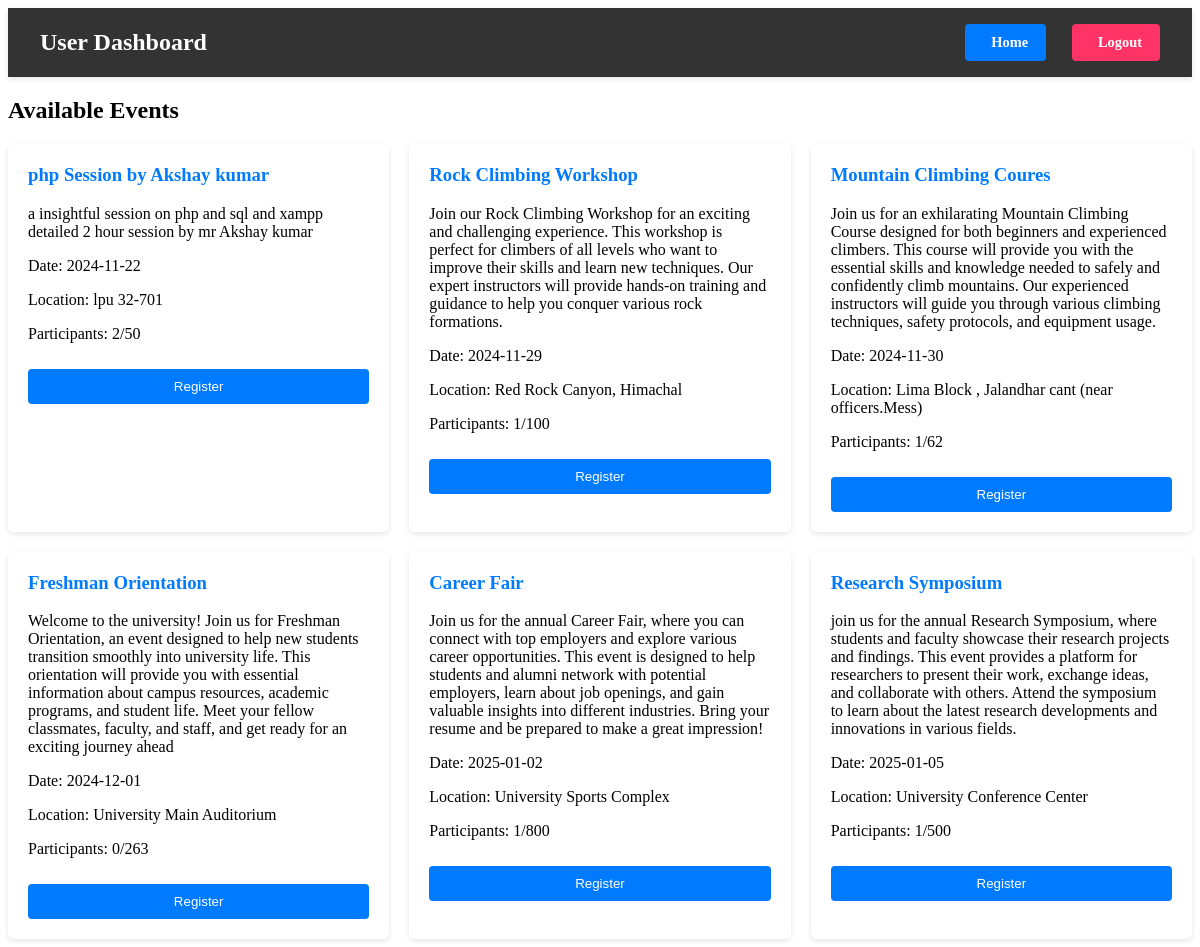
The page /user/dashboard.php (signed in) on the database its author committed.
### tables this page shows
CREATE TABLE `events` (
  `id` int(11) NOT NULL,
  `title` varchar(255) NOT NULL,
  `description` text NOT NULL,
  `event_date` date NOT NULL,
  `location` varchar(255) NOT NULL,
  `max_participants` int(11) NOT NULL,
  `created_by` int(11) NOT NULL,
  `created_at` timestamp NOT NULL DEFAULT current_timestamp(),
  `updated_at` timestamp NOT NULL DEFAULT current_timestamp() ON UPDATE current_timestamp()
);

### user/dashboard.php (the view, shortened to what this page needs)
<?php
require_once '../includes/config.php';
$query = "SELECT e.*,
          (SELECT COUNT(*) FROM participants WHERE event_id = e.id) as current_participants,
          (SELECT COUNT(*) FROM participants WHERE event_id = e.id AND user_id = ?) as is_registered
          FROM events e
          WHERE e.event_date >= CURRENT_DATE
          ORDER BY e.event_date ASC";
$stmt = mysqli_prepare($conn, $query);
mysqli_stmt_bind_param($stmt, "i", $_SESSION['user_id']);
mysqli_stmt_execute($stmt);
$result = mysqli_stmt_get_result($stmt);
?>
<!DOCTYPE html>
<html>
<head>
    <link rel="stylesheet" href="../assets/css/style.css">
</head>
<body>
    <?php include 'user_nav.php'; ?>
    <div class="dashboard">
        <h2>Available Events</h2>
        <div class="events-grid">
            <?php while ($event = mysqli_fetch_assoc($result)): ?>
                <div class="event-card">
                    <h3><?php echo htmlspecialchars($event['title']); ?></h3>
                    <p><?php echo htmlspecialchars($event['description']); ?></p>
                    <p>Date: <?php echo $event['event_date']; ?></p>
                    <p>Location: <?php echo htmlspecialchars($event['location']); ?></p>
                    <p>Participants: <?php echo $event['current_participants']; ?>/<?php echo $event['max_participants']; ?></p>
                    <?php if ($event['is_registered'] > 0): ?>
                        <button disabled>Already Registered</button>
                    <?php elseif ($event['current_participants'] >= $event['max_participants']): ?>
                        <button disabled>Event Full</button>
                    <?php else: ?>
                        <form method="POST" action="participate.php">
                            <button type="submit">Register</button>
                        </form>
                    <?php endif; ?>
                </div>
            <?php endwhile; ?>
        </div>
    </div>
</body>
</html>

### user/user_nav.php (shortened to what this page needs)
<nav class="user-nav">
    <div class="logo">
        <a href="dashboard.php" style="color: white; text-decoration: none;">User Dashboard</a>
    </div>
    <div class="nav-links">
        <a href="../index.php" class="btn btn-primary">
            <i class="fas fa-home"></i> Home
        </a>
        <a href="../logout.php" class="btn btn-logout">
            <i class="fas fa-sign-out-alt"></i> Logout
        </a>
    </div>
</nav>

### assets/css/style.css (style rules this page uses)
.btn { padding: 8px 20px; border-radius: 5px; text-decoration: none; font-weight: 600; transition: all 0.3s ease; margin-left: 10px; }
.btn-primary { background-color: #007bff; color: white; border: 2px solid #007bff; }
button { width: 100%; padding: 10px; background: #007bff; color: white; border: none; border-radius: 4px; cursor: pointer; }
.dashboard { max-width: 1200px; margin: 0 auto; }
.events-grid { display: grid; grid-template-columns: repeat(auto-fill, minmax(300px, 1fr)); gap: 20px; margin-top: 20px; }
.event-card { background: white; padding: 20px; border-radius: 5px; box-shadow: 0 2px 5px rgba(0,0,0,0.1); }
.event-card h3 { margin-top: 0; color: #007bff; }
.event-card button { width: 100%; margin-top: 10px; }

### user/user_nav.php (style rules this page uses)
.user-nav { background: #333; color: white; padding: 1rem 2rem; display: flex; justify-content: space-between; align-items: center; box-shadow: 0 2px 5px rgba(0,0,0,0.1); }
.logo { font-size: 1.5em; font-weight: bold; }
.nav-links { display: flex; gap: 1rem; align-items: center; }
.nav-links .btn { display: flex; align-items: center; gap: 0.5rem; padding: 0.5rem 1rem; font-size: 0.9em; border-radius: 4px; transition: all 0.3s ease; }
.nav-links .btn-primary { background-color: #007bff; color: white; border: 2px solid #007bff; }
.nav-links .btn-logout { background-color: #ff3366; color: #ffffff; border: 2px solid #ff3366; font-weight: 600; }

### rows shown on the page
events: title "php Session by Akshay kumar", description "a insightful session on php and sql and xampp detailed 2 hour session by mr Akshay kumar", event_date "2024-11-22", location "lpu 32-701", current_participants "2", max_participants "50"
events: title "Rock Climbing Workshop", description "Join our Rock Climbing Workshop for an exciting and challenging experience. This workshop is perfect for climbers of all levels who want to improve their skills and learn new techniques. Our expert instructors will provide hands-on training and guidance to help you conquer various rock formations.", event_date "2024-11-29", location "Red Rock Canyon, Himachal", current_participants "1", max_participants "100"
events: title "Mountain Climbing Coures", description "Join us for an exhilarating Mountain Climbing Course designed for both beginners and experienced climbers. This course will provide you with the essential skills and knowledge needed to safely and confidently climb mountains. Our experienced instructors will guide you through various climbing techniques, safety protocols, and equipment usage.", event_date "2024-11-30", location "Lima Block , Jalandhar cant (near officers.Mess)", current_participants "1", max_participants "62"
events: title "Freshman Orientation", description "Welcome to the university! Join us for Freshman Orientation, an event designed to help new students transition smoothly into university life. This orientation will provide you with essential information about campus resources, academic programs, and student life. Meet your fellow classmates, faculty, and staff, and get ready for an exciting journey ahead", event_date "2024-12-01", location "University Main Auditorium", current_participants "0", max_participants "263"
events: title "Career Fair", description "Join us for the annual Career Fair, where you can connect with top employers and explore various career opportunities. This event is designed to help students and alumni network with potential employers, learn about job openings, and gain valuable insights into different industries. Bring your resume and be prepared to make a great impression!", event_date "2025-01-02", location "University Sports Complex", current_participants "1", max_participants "800"
events: title "Research Symposium", description "join us for the annual Research Symposium, where students and faculty showcase their research projects and findings. This event provides a platform for researchers to present their work, exchange ideas, and collaborate with others. Attend the symposium to learn about the latest research developments and innovations in various fields.", event_date "2025-01-05", location "University Conference Center", current_participants "1", max_participants "500"
